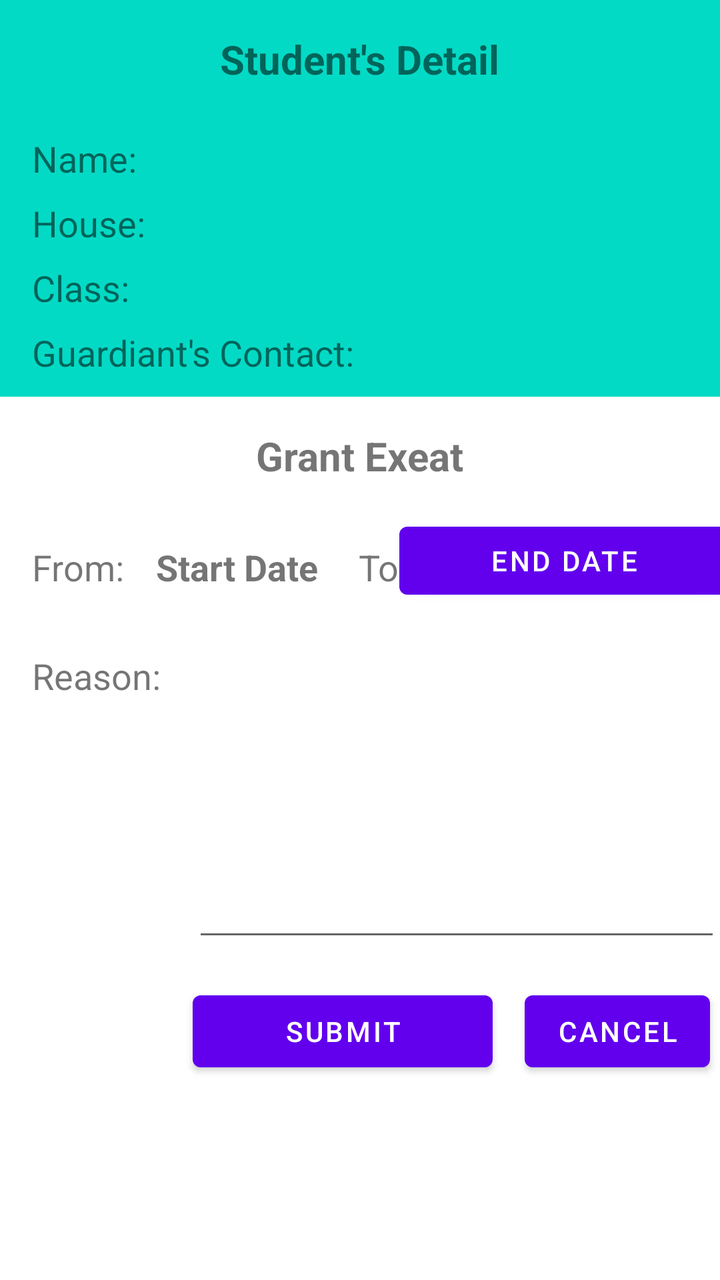
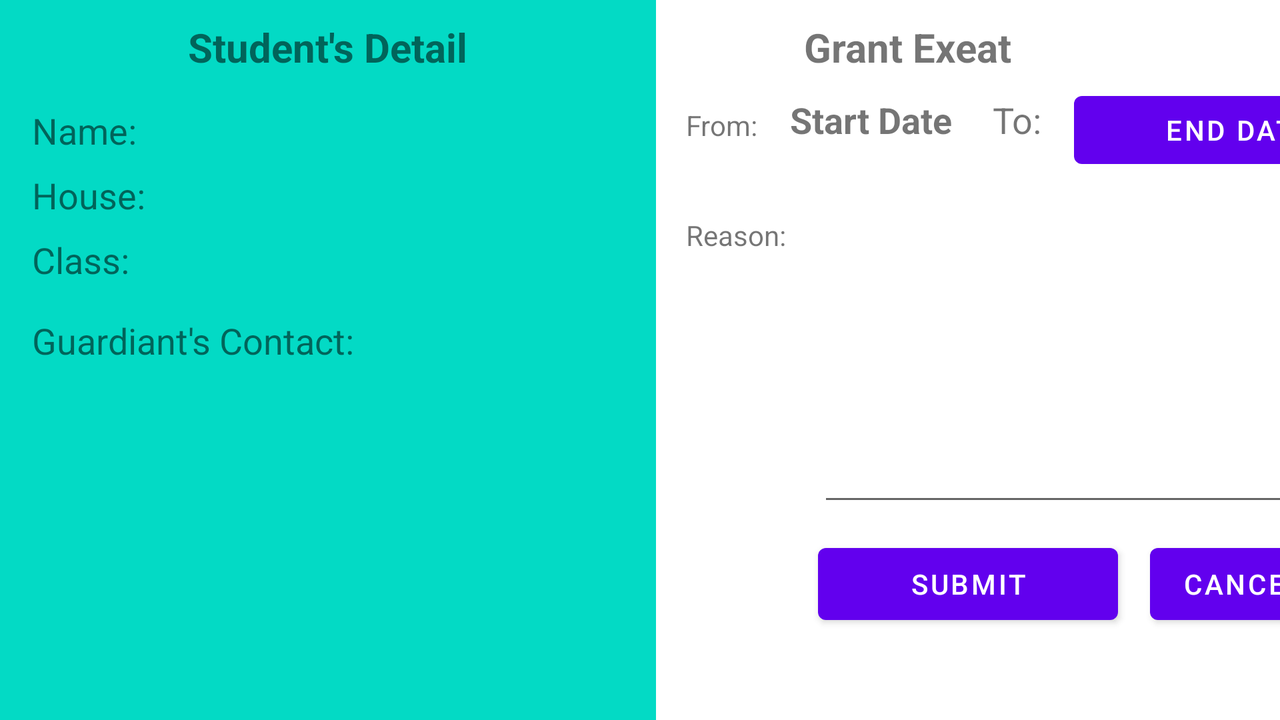

Two renders of one Android screen. The first uses the default layout on a phone; the second uses the alternative layout the repository ships for a different screen configuration, on a matching device. The two XML files are below.
<!-- AndroidManifest.xml: application theme Theme.SchoolExeat -->
<!-- res/layout/activity_grant_exeat.xml -->
<?xml version="1.0" encoding="utf-8"?>
<androidx.constraintlayout.widget.ConstraintLayout xmlns:android="http://schemas.android.com/apk/res/android"
    xmlns:app="http://schemas.android.com/apk/res-auto"
    xmlns:tools="http://schemas.android.com/tools"
    android:layout_width="match_parent"
    android:layout_height="match_parent"
    tools:context=".GrantExeat">

    <androidx.constraintlayout.widget.ConstraintLayout
        android:id="@+id/constraintLayout"
        android:layout_width="match_parent"
        android:layout_height="wrap_content"
        android:background="@color/teal_200"
        android:paddingBottom="10dp"
        app:layout_constraintEnd_toEndOf="parent"
        app:layout_constraintStart_toStartOf="parent"
        app:layout_constraintTop_toTopOf="parent">

        <TextView
            android:id="@+id/textView"
            android:layout_width="wrap_content"
            android:layout_height="wrap_content"
            android:layout_marginStart="16dp"
            android:layout_marginTop="24dp"
            android:text="@string/student_name_tv"
            android:textSize="18sp"
            app:layout_constraintStart_toStartOf="parent"
            app:layout_constraintTop_toBottomOf="@+id/textView11" />

        <TextView
            android:id="@+id/tvStudentName"
            android:layout_width="wrap_content"
            android:layout_height="wrap_content"
            android:layout_marginStart="16dp"
            android:text=""
            android:textSize="18sp"
            android:textStyle="bold"
            app:layout_constraintBottom_toBottomOf="@+id/textView"
            app:layout_constraintEnd_toEndOf="parent"
            app:layout_constraintHorizontal_bias="0.0"
            app:layout_constraintStart_toEndOf="@+id/textView" />

        <TextView
            android:id="@+id/textView5"
            android:layout_width="wrap_content"
            android:layout_height="wrap_content"
            android:layout_marginTop="8dp"
            android:text="@string/house_tv"
            android:textSize="18sp"
            app:layout_constraintStart_toStartOf="@+id/textView"
            app:layout_constraintTop_toBottomOf="@+id/tvStudentName" />

        <TextView
            android:id="@+id/tvHouse"
            android:layout_width="wrap_content"
            android:layout_height="wrap_content"
            android:text=""
            android:textSize="18sp"
            android:textStyle="bold"
            app:layout_constraintBottom_toBottomOf="@+id/textView5"
            app:layout_constraintStart_toEndOf="@+id/textView5"
            app:layout_constraintStart_toStartOf="@+id/tvStudentName" />

        <TextView
            android:id="@+id/textView7"
            android:layout_width="wrap_content"
            android:layout_height="wrap_content"
            android:layout_marginTop="8dp"
            android:text="@string/class_tv"
            android:textSize="18sp"
            app:layout_constraintStart_toStartOf="@+id/textView5"
            app:layout_constraintTop_toBottomOf="@+id/tvHouse" />

        <TextView
            android:id="@+id/tvClass"
            android:layout_width="wrap_content"
            android:layout_height="wrap_content"
            android:text=""
            android:textSize="18sp"
            android:textStyle="bold"
            app:layout_constraintBottom_toBottomOf="@+id/textView7"
            app:layout_constraintStart_toEndOf="@+id/textView7"
            app:layout_constraintStart_toStartOf="@+id/tvHouse" />

        <TextView
            android:id="@+id/textView9"
            android:layout_width="wrap_content"
            android:layout_height="wrap_content"
            android:layout_marginTop="8dp"
            android:text="@string/guardiant_s_contact_tv"
            android:textSize="18sp"
            app:layout_constraintStart_toStartOf="@+id/textView7"
            app:layout_constraintTop_toBottomOf="@+id/tvClass" />

        <TextView
            android:id="@+id/tvGuardianContact"
            android:layout_width="wrap_content"
            android:layout_height="wrap_content"
            android:layout_marginStart="24dp"
            android:text=""
            android:textSize="18sp"
            android:textStyle="bold"
            app:layout_constraintBottom_toBottomOf="@+id/textView9"
            app:layout_constraintStart_toEndOf="@+id/textView9" />

        <TextView
            android:id="@+id/textView11"
            android:layout_width="wrap_content"
            android:layout_height="wrap_content"
            android:layout_marginTop="16dp"
            android:text="@string/student_s_detail_tv"
            android:textSize="20sp"
            android:textStyle="bold"
            app:layout_constraintEnd_toEndOf="parent"
            app:layout_constraintStart_toStartOf="parent"
            app:layout_constraintTop_toTopOf="parent" />

    </androidx.constraintlayout.widget.ConstraintLayout>

    <TextView
        android:id="@+id/textView12"
        android:layout_width="wrap_content"
        android:layout_height="wrap_content"
        android:layout_marginStart="16dp"
        android:layout_marginTop="30dp"
        android:text="@string/from_tv"
        android:textSize="18sp"
        app:layout_constraintStart_toStartOf="parent"
        app:layout_constraintTop_toBottomOf="@+id/textView14" />

    <TextView
        android:id="@+id/tvStartDate"
        android:layout_width="wrap_content"
        android:layout_height="wrap_content"
        android:layout_marginStart="16dp"
        android:text="@string/start_date_tv"
        android:textSize="18sp"
        android:textStyle="bold"
        app:layout_constraintBottom_toBottomOf="@+id/textView12"
        app:layout_constraintStart_toEndOf="@+id/textView12" />

    <TextView
        android:id="@+id/textView14"
        android:layout_width="wrap_content"
        android:layout_height="wrap_content"
        android:layout_marginTop="16dp"
        android:text="@string/grant_exeat_tv"
        android:textSize="20sp"
        android:textStyle="bold"
        app:layout_constraintEnd_toEndOf="parent"
        app:layout_constraintStart_toStartOf="parent"
        app:layout_constraintTop_toBottomOf="@+id/constraintLayout" />

    <TextView
        android:id="@+id/textView15"
        android:layout_width="wrap_content"
        android:layout_height="wrap_content"
        android:layout_marginStart="20dp"
        android:text="@string/to_tv"
        android:textSize="18sp"
        app:layout_constraintBottom_toBottomOf="@+id/tvStartDate"
        app:layout_constraintStart_toEndOf="@+id/tvStartDate" />

    <Button
        android:id="@+id/btnDate"
        android:layout_width="165dp"
        android:layout_height="46dp"
        android:layout_marginStart="16dp"
        android:layout_marginTop="16dp"
        android:layout_marginEnd="16dp"
        android:text="@string/end_date_btn"
        app:layout_constraintEnd_toEndOf="parent"
        app:layout_constraintStart_toEndOf="@+id/textView15"
        app:layout_constraintTop_toBottomOf="@+id/textView14" />

    <TextView
        android:id="@+id/textView17"
        android:layout_width="wrap_content"
        android:layout_height="wrap_content"
        android:layout_marginStart="16dp"
        android:layout_marginTop="30dp"
        android:labelFor="@+id/reasonEdt"
        android:text="@string/reason_tv"
        android:textSize="18sp"
        app:layout_constraintStart_toStartOf="parent"
        app:layout_constraintTop_toBottomOf="@+id/textView12" />

    <EditText
        android:id="@+id/reasonEdt"
        android:layout_width="264dp"
        android:layout_height="150dp"
        android:layout_marginStart="16dp"
        android:ems="10"
        android:gravity="start|top"
        android:inputType="textMultiLine"
        android:textSize="18sp"
        app:layout_constraintStart_toEndOf="@+id/textView17"
        app:layout_constraintTop_toTopOf="@+id/textView17"
        android:importantForAutofill="no" />

    <Button
        android:id="@+id/btnCancel"
        android:layout_width="wrap_content"
        android:layout_height="wrap_content"
        android:layout_marginStart="16dp"
        android:layout_marginEnd="16dp"
        android:text="@string/cancel_btn"
        app:layout_constraintBottom_toBottomOf="@+id/btnSubmit"
        app:layout_constraintEnd_toEndOf="parent"
        app:layout_constraintHorizontal_bias="0.0"
        app:layout_constraintStart_toEndOf="@+id/btnSubmit" />

    <Button
        android:id="@+id/btnSubmit"
        android:layout_width="150dp"
        android:layout_height="wrap_content"
        android:layout_marginTop="16dp"
        android:text="@string/submit_btn"
        app:layout_constraintStart_toStartOf="@+id/reasonEdt"
        app:layout_constraintTop_toBottomOf="@+id/reasonEdt" />

</androidx.constraintlayout.widget.ConstraintLayout>
<!-- resources referenced by this layout -->
<resources>
  <string name="cancel_btn">Cancel</string>
  <string name="class_tv">Class:</string>
  <string name="end_date_btn">End Date</string>
  <string name="from_tv">From:</string>
  <string name="grant_exeat_tv">Grant Exeat</string>
  <string name="guardiant_s_contact_tv">Guardiant\'s Contact:</string>
  <string name="house_tv">House:</string>
  <string name="reason_tv">Reason:</string>
  <string name="start_date_tv">Start Date</string>
  <string name="student_name_tv">Name:</string>
  <string name="student_s_detail_tv">Student\'s Detail</string>
  <string name="submit_btn">Submit</string>
  <string name="to_tv">To:</string>
  <style name="Theme.SchoolExeat" parent="Theme.MaterialComponents.DayNight.DarkActionBar">
          
          <item name="colorPrimary">@color/purple_500</item>
          <item name="colorPrimaryVariant">@color/purple_700</item>
          <item name="colorOnPrimary">@color/white</item>
          
          <item name="colorSecondary">@color/teal_200</item>
          <item name="colorSecondaryVariant">@color/teal_700</item>
          <item name="colorOnSecondary">@color/black</item>
          
          <item name="android:statusBarColor">?attr/colorPrimaryVariant</item>
          
      </style>
</resources>
<!-- res/layout-land/activity_grant_exeat.xml (the repository's variant of the layout above) -->
<!-- drawn on the phone turned sideways -->
<?xml version="1.0" encoding="utf-8"?>
<androidx.constraintlayout.widget.ConstraintLayout xmlns:android="http://schemas.android.com/apk/res/android"
    xmlns:app="http://schemas.android.com/apk/res-auto"
    xmlns:tools="http://schemas.android.com/tools"
    android:layout_width="match_parent"
    android:layout_height="match_parent"
    tools:context=".GrantExeat">

    <androidx.constraintlayout.widget.ConstraintLayout
        android:id="@+id/constraintLayout"
        android:layout_width="328dp"
        android:layout_height="match_parent"
        android:background="@color/teal_200"
        android:paddingBottom="10dp"
        app:layout_constraintBottom_toBottomOf="parent"
        app:layout_constraintStart_toStartOf="parent"
        app:layout_constraintTop_toTopOf="parent">

        <TextView
            android:id="@+id/textView"
            android:layout_width="wrap_content"
            android:layout_height="wrap_content"
            android:layout_marginStart="16dp"
            android:layout_marginTop="16dp"
            android:text="@string/student_name_tv"
            android:textSize="18sp"
            app:layout_constraintStart_toStartOf="parent"
            app:layout_constraintTop_toBottomOf="@+id/textView11" />

        <TextView
            android:id="@+id/tvStudentName"
            android:layout_width="wrap_content"
            android:layout_height="wrap_content"
            android:layout_marginStart="16dp"
            android:text=""
            android:textSize="18sp"
            android:textStyle="bold"
            app:layout_constraintBottom_toBottomOf="@+id/textView"
            app:layout_constraintEnd_toEndOf="parent"
            app:layout_constraintHorizontal_bias="0.0"
            app:layout_constraintStart_toEndOf="@+id/textView" />

        <TextView
            android:id="@+id/textView5"
            android:layout_width="wrap_content"
            android:layout_height="wrap_content"
            android:layout_marginTop="8dp"
            android:text="@string/house_tv"
            android:textSize="18sp"
            app:layout_constraintStart_toStartOf="@+id/textView"
            app:layout_constraintTop_toBottomOf="@+id/tvStudentName" />

        <TextView
            android:id="@+id/tvHouse"
            android:layout_width="wrap_content"
            android:layout_height="wrap_content"
            android:text=""
            android:textSize="18sp"
            android:textStyle="bold"
            app:layout_constraintBottom_toBottomOf="@+id/textView5"
            app:layout_constraintStart_toEndOf="@+id/textView5"
            app:layout_constraintStart_toStartOf="@+id/tvStudentName" />

        <TextView
            android:id="@+id/textView7"
            android:layout_width="wrap_content"
            android:layout_height="wrap_content"
            android:layout_marginTop="8dp"
            android:text="@string/class_tv"
            android:textSize="18sp"
            app:layout_constraintStart_toStartOf="@+id/textView5"
            app:layout_constraintTop_toBottomOf="@+id/tvHouse" />

        <TextView
            android:id="@+id/tvClass"
            android:layout_width="wrap_content"
            android:layout_height="wrap_content"
            android:text=""
            android:textSize="18sp"
            android:textStyle="bold"
            app:layout_constraintBottom_toBottomOf="@+id/textView7"
            app:layout_constraintStart_toEndOf="@+id/textView7"
            app:layout_constraintStart_toStartOf="@+id/tvHouse" />

        <TextView
            android:id="@+id/textView9"
            android:layout_width="wrap_content"
            android:layout_height="wrap_content"
            android:layout_marginTop="16dp"
            android:text="@string/guardiant_s_contact_tv"
            android:textSize="18sp"
            app:layout_constraintStart_toStartOf="@+id/textView7"
            app:layout_constraintTop_toBottomOf="@+id/tvClass" />

        <TextView
            android:id="@+id/tvGuardianContact"
            android:layout_width="wrap_content"
            android:layout_height="wrap_content"
            android:layout_marginTop="8dp"
            android:text=""
            android:textSize="18sp"
            android:textStyle="bold"
            app:layout_constraintStart_toStartOf="@+id/textView9"
            app:layout_constraintTop_toBottomOf="@+id/textView9" />

        <TextView
            android:id="@+id/textView11"
            android:layout_width="wrap_content"
            android:layout_height="wrap_content"
            android:layout_marginTop="10dp"
            android:text="@string/student_s_detail_tv"
            android:textSize="20sp"
            android:textStyle="bold"
            app:layout_constraintEnd_toEndOf="parent"
            app:layout_constraintStart_toStartOf="parent"
            app:layout_constraintTop_toTopOf="parent" />

    </androidx.constraintlayout.widget.ConstraintLayout>

    <TextView
        android:id="@+id/textView12"
        android:layout_width="wrap_content"
        android:layout_height="wrap_content"
        android:layout_marginStart="15dp"
        android:layout_marginTop="16dp"
        android:text="@string/from_tv"
        app:layout_constraintStart_toEndOf="@+id/constraintLayout"
        app:layout_constraintTop_toBottomOf="@+id/textView14" />

    <TextView
        android:id="@+id/tvStartDate"
        android:layout_width="wrap_content"
        android:layout_height="wrap_content"
        android:layout_marginStart="16dp"
        android:text="@string/start_date_tv"
        android:textSize="18sp"
        android:textStyle="bold"
        app:layout_constraintBottom_toBottomOf="@+id/textView12"
        app:layout_constraintStart_toEndOf="@+id/textView12" />

    <TextView
        android:id="@+id/textView14"
        android:layout_width="wrap_content"
        android:layout_height="wrap_content"
        android:layout_marginTop="10dp"
        android:layout_marginEnd="60dp"
        android:text="@string/grant_exeat_tv"
        android:textSize="20sp"
        android:textStyle="bold"
        app:layout_constraintEnd_toEndOf="parent"
        app:layout_constraintStart_toEndOf="@+id/constraintLayout"
        app:layout_constraintTop_toTopOf="parent" />

    <TextView
        android:id="@+id/textView15"
        android:layout_width="wrap_content"
        android:layout_height="wrap_content"
        android:layout_marginStart="20dp"
        android:text="@string/to_tv"
        android:textSize="18sp"
        app:layout_constraintBottom_toBottomOf="@+id/tvStartDate"
        app:layout_constraintStart_toEndOf="@+id/tvStartDate" />

    <Button
        android:id="@+id/btnDate"
        android:layout_width="165dp"
        android:layout_height="46dp"
        android:layout_marginStart="16dp"
        android:layout_marginTop="5dp"
        android:layout_marginEnd="16dp"
        android:text="@string/end_date_btn"
        app:layout_constraintEnd_toEndOf="parent"
        app:layout_constraintHorizontal_bias="0.0"
        app:layout_constraintStart_toEndOf="@+id/textView15"
        app:layout_constraintTop_toBottomOf="@+id/textView14" />

    <TextView
        android:id="@+id/textView17"
        android:layout_width="wrap_content"
        android:layout_height="wrap_content"
        android:layout_marginTop="36dp"
        android:text="@string/reason_tv"
        android:labelFor="@+id/reasonEdt"
        app:layout_constraintStart_toStartOf="@+id/textView12"
        app:layout_constraintTop_toBottomOf="@+id/textView12" />

    <EditText
        android:id="@+id/reasonEdt"
        android:layout_width="264dp"
        android:layout_height="150dp"
        android:layout_marginStart="16dp"
        android:ems="10"
        android:gravity="start|top"
        android:inputType="textMultiLine"
        android:textSize="18sp"
        app:layout_constraintStart_toEndOf="@+id/textView17"
        app:layout_constraintTop_toTopOf="@+id/textView17"
        android:importantForAutofill="no" />

    <Button
        android:id="@+id/btnCancel"
        android:layout_width="wrap_content"
        android:layout_height="wrap_content"
        android:layout_marginStart="16dp"
        android:layout_marginEnd="16dp"
        android:text="@string/cancel_btn"
        app:layout_constraintBottom_toBottomOf="@+id/btnSubmit"
        app:layout_constraintEnd_toEndOf="parent"
        app:layout_constraintHorizontal_bias="0.0"
        app:layout_constraintStart_toEndOf="@+id/btnSubmit" />

    <Button
        android:id="@+id/btnSubmit"
        android:layout_width="150dp"
        android:layout_height="wrap_content"
        android:layout_marginTop="10dp"
        android:text="@string/submit_btn"
        app:layout_constraintStart_toStartOf="@+id/reasonEdt"
        app:layout_constraintTop_toBottomOf="@+id/reasonEdt" />

</androidx.constraintlayout.widget.ConstraintLayout>
